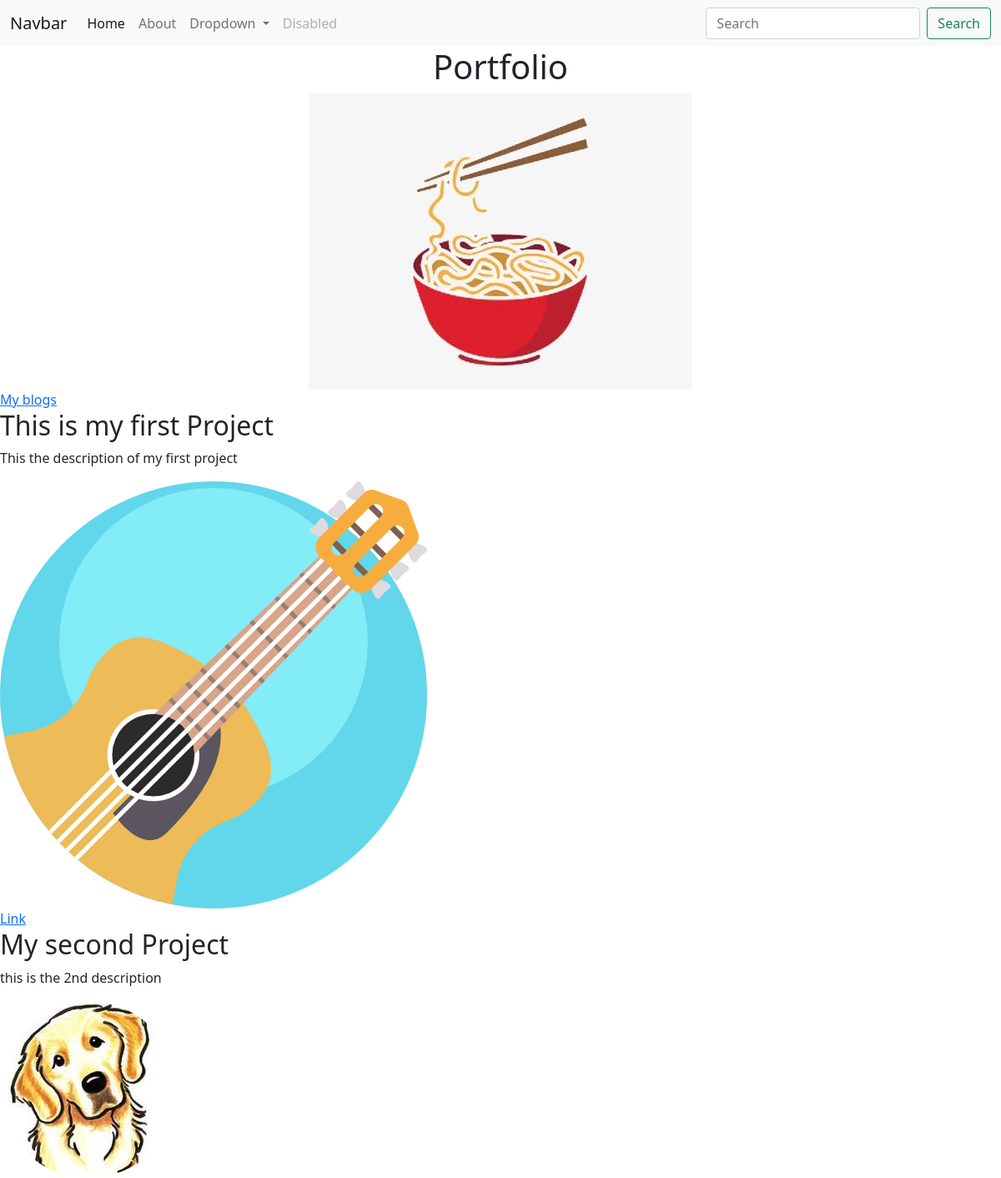
The page / on the database its author committed.
### portfolio/models.py (models this page shows, shortened)
class Project(models.Model):
    title = models.CharField(max_length=100)
    description = models.CharField(max_length=250)
    image = models.ImageField(upload_to='portfolio/images/')
    url = models.URLField(blank=True)   # blank=True means that its optional. by default blank is false.

### portfolio/views.py (the view)
# urls.py: 2. Add a URL to urlpatterns:  path('', views.home, name='home')
def home(request):
    projects = Project.objects.all()  # grabs info(objects) from the db
    return render(request, 'portfolio/home.html', {'projects':projects})  # pass into template a dictionary

### portfolio/templates/portfolio/home.html
{% extends 'portfolio/base.html' %}
{% block content %}
  <center><h1>Portfolio</h1></center>
{% load static %}
<center><img src="{% static 'portfolio/noodles.jpg'%}"></center>
<a href="{% url 'blog:all_blogs' %}">My blogs</a>
{% for project in projects%}
<h2>{{project.title}}</h2>
<p>{{project.description}}</p>
<img src="{{project.image.url}}"><br>
{% if project.url %}
<a href="{{project.url}}">Link</a>
{% endif %}
{% endfor %}
{% endblock %}

### portfolio/templates/portfolio/base.html (shortened to what this page needs)
<!doctype html>
<html lang="en">
  <head>
    <link href="https://cdn.jsdelivr.net/npm/bootstrap@5.0.0-beta3/dist/css/bootstrap.min.css" rel="stylesheet">
  </head>
  <body>
  <nav class="navbar navbar-expand-lg navbar-light bg-light">
  <div class="container-fluid">
    <a class="navbar-brand" href="#">Navbar</a>
    <div class="collapse navbar-collapse" id="navbarSupportedContent">
      <ul class="navbar-nav me-auto mb-2 mb-lg-0">
        <li class="nav-item">
          <a class="nav-link active" aria-current="page" href="#">Home</a>
        </li>
        <li class="nav-item">
          <a class="nav-link" href="#">About</a>
        </li>
        <li class="nav-item dropdown">
          <a class="nav-link dropdown-toggle" href="#" id="navbarDropdown" role="button" data-bs-toggle="dropdown" aria-expanded="false">
            Dropdown
          </a>
        </li>
        <li class="nav-item">
          <a class="nav-link disabled" href="#" tabindex="-1" aria-disabled="true">Disabled</a>
        </li>
      </ul>
      <form class="d-flex">
        <input class="form-control me-2" type="search" placeholder="Search" aria-label="Search">
        <button class="btn btn-outline-success" type="submit">Search</button>
      </form>
    </div>
  </div>
</nav>
{% block content %} {% endblock %}
  </body>
</html>

### rows shown on the page
Project: title "This is my first Project", description "This the description of my first project", image (picture)
Project: title "My second Project", description "this is the 2nd description", image (picture)
